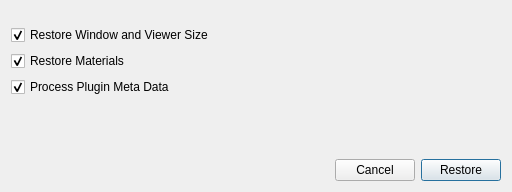
<?xml version="1.0" encoding="UTF-8"?>
<ui version="4.0">
 <class>RestoreFromScreenshotDlg</class>
 <widget class="QWidget" name="RestoreFromScreenshotDlg">
  <property name="minimumSize">
   <size>
    <width>512</width>
    <height>0</height>
   </size>
  </property>
  <property name="windowTitle">
   <string>Restore Scene from Screen Shot</string>
  </property>
  <property name="windowIcon">
   <iconset resource="resources.qrc">
    <normaloff>:/Plugin-DeserializeScreenshotMetadata/Icons/restore_from_screenshot.png</normaloff>:/Plugin-DeserializeScreenshotMetadata/Icons/restore_from_screenshot.png</iconset>
  </property>
  <layout class="QVBoxLayout" name="verticalLayout" stretch="0,0,0,1,0">
   <item>
    <widget class="FilePicker" name="restore_file_picker" native="true">
     <property name="recent_files_ini_key" stdset="0">
      <string notr="true">Plugin-DeserializeScreenshotMetadata/RecentRestoreFiles</string>
     </property>
     <property name="dialog_title" stdset="0">
      <string>Restore From</string>
     </property>
     <property name="file_filter" stdset="0">
      <string>PNG Files (*.png)</string>
     </property>
    </widget>
   </item>
   <item>
    <spacer name="verticalSpacer_3">
     <property name="orientation">
      <enum>Qt::Vertical</enum>
     </property>
     <property name="sizeType">
      <enum>QSizePolicy::Fixed</enum>
     </property>
     <property name="sizeHint" stdset="0">
      <size>
       <width>1</width>
       <height>8</height>
      </size>
     </property>
    </spacer>
   </item>
   <item>
    <layout class="QHBoxLayout" name="horizontalLayout_2" stretch="1,0">
     <item>
      <layout class="QVBoxLayout" name="verticalLayout_2">
       <item>
        <widget class="QCheckBox" name="restore_viewer_cb">
         <property name="text">
          <string>Restore Window and Viewer Size</string>
         </property>
         <property name="checked">
          <bool>true</bool>
         </property>
        </widget>
       </item>
       <item>
        <widget class="QCheckBox" name="restore_materials_cb">
         <property name="text">
          <string>Restore Materials</string>
         </property>
         <property name="checked">
          <bool>true</bool>
         </property>
        </widget>
       </item>
       <item>
        <widget class="QCheckBox" name="restore_objectmd_cb">
         <property name="text">
          <string>Process Plugin Meta Data</string>
         </property>
         <property name="checked">
          <bool>true</bool>
         </property>
        </widget>
       </item>
       <item>
        <spacer name="verticalSpacer_2">
         <property name="orientation">
          <enum>Qt::Vertical</enum>
         </property>
         <property name="sizeHint" stdset="0">
          <size>
           <width>0</width>
           <height>0</height>
          </size>
         </property>
        </spacer>
       </item>
      </layout>
     </item>
     <item>
      <widget class="QLabel" name="label">
       <property name="sizePolicy">
        <sizepolicy hsizetype="Fixed" vsizetype="Fixed">
         <horstretch>0</horstretch>
         <verstretch>0</verstretch>
        </sizepolicy>
       </property>
       <property name="minimumSize">
        <size>
         <width>128</width>
         <height>128</height>
        </size>
       </property>
       <property name="maximumSize">
        <size>
         <width>128</width>
         <height>128</height>
        </size>
       </property>
       <property name="pixmap">
        <pixmap resource="resources.qrc">:/Plugin-DeserializeScreenshotMetadata/Icons/restore_from_screenshot.png</pixmap>
       </property>
       <property name="scaledContents">
        <bool>true</bool>
       </property>
      </widget>
     </item>
    </layout>
   </item>
   <item>
    <spacer name="verticalSpacer">
     <property name="orientation">
      <enum>Qt::Vertical</enum>
     </property>
     <property name="sizeHint" stdset="0">
      <size>
       <width>0</width>
       <height>0</height>
      </size>
     </property>
    </spacer>
   </item>
   <item>
    <layout class="QHBoxLayout" name="horizontalLayout">
     <item>
      <spacer name="horizontalSpacer">
       <property name="orientation">
        <enum>Qt::Horizontal</enum>
       </property>
       <property name="sizeHint" stdset="0">
        <size>
         <width>0</width>
         <height>0</height>
        </size>
       </property>
      </spacer>
     </item>
     <item>
      <widget class="QPushButton" name="cancel_pb">
       <property name="text">
        <string>Cancel</string>
       </property>
      </widget>
     </item>
     <item>
      <widget class="QPushButton" name="restore_pb">
       <property name="text">
        <string>Restore</string>
       </property>
       <property name="autoDefault">
        <bool>true</bool>
       </property>
       <property name="default">
        <bool>true</bool>
       </property>
      </widget>
     </item>
    </layout>
   </item>
  </layout>
 </widget>
 <customwidgets>
  <customwidget>
   <class>FilePicker</class>
   <extends>QWidget</extends>
   <header location="global">OpenFlipper/widgets/filePicker/FilePicker.hh</header>
   <container>1</container>
  </customwidget>
 </customwidgets>
 <resources>
  <include location="resources.qrc"/>
 </resources>
 <connections>
  <connection>
   <sender>cancel_pb</sender>
   <signal>clicked()</signal>
   <receiver>RestoreFromScreenshotDlg</receiver>
   <slot>hide()</slot>
   <hints>
    <hint type="sourcelabel">
     <x>418</x>
     <y>244</y>
    </hint>
    <hint type="destinationlabel">
     <x>199</x>
     <y>74</y>
    </hint>
   </hints>
  </connection>
  <connection>
   <sender>restore_pb</sender>
   <signal>clicked()</signal>
   <receiver>RestoreFromScreenshotDlg</receiver>
   <slot>hide()</slot>
   <hints>
    <hint type="sourcelabel">
     <x>501</x>
     <y>245</y>
    </hint>
    <hint type="destinationlabel">
     <x>199</x>
     <y>74</y>
    </hint>
   </hints>
  </connection>
 </connections>
</ui>
